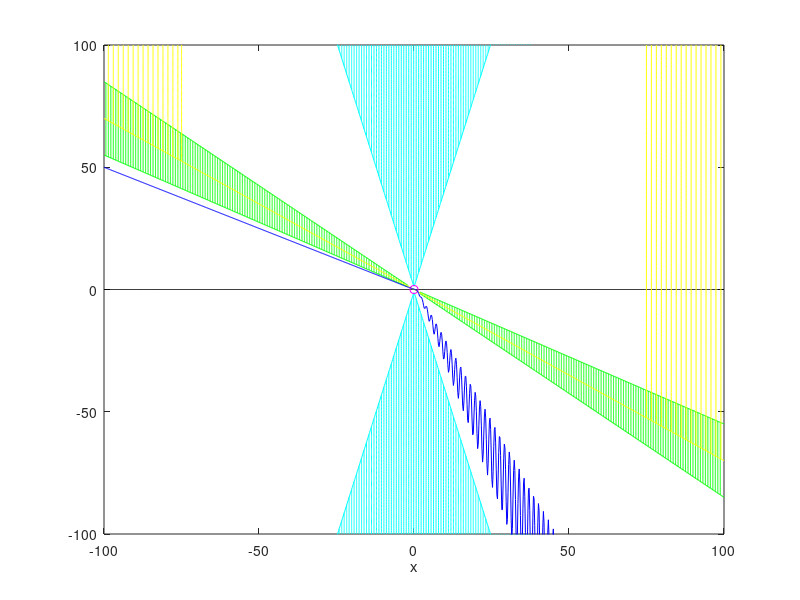

MATLAB code to generate this figure:
clear

%% Understanding conditions for Theorem 3.1
% This is a program that, given a continuous function f defined on [0,T], 
% shows the possible regions where g(x) can be defined to satisfy (A_1) to
% (A_4); the approach first specifies R_1 and R_2 along with the min and
% max of f, and looks at the conditions to determine what g can be.

%% Setting up parameters
T = 1;
R_1 = 1/4;
R_2 = 2;

plotW = 100;
plotH = 100;
xf = plotW;
xi = -plotW;
N = 1000;
x=linspace(xi, xf, N);

%Define f  as a sinusoidal here, given M and m:
M =  -0.55;
m = -0.85;
y0 = (M+m)/2;
A = abs(M-y0);  
t = linspace(0,T, 10*N);
f = A*sin(2*pi*t/T) + y0;

% Calculate ave f
ave_f = mean(f);

maxk = sqrt(12)/(T^2) - M;
k_1 = maxk - 0.001;
k_2 = 1;

%% Understanding condition (A_2)
% We know that this condition is satisfied if: whenever |x| is outside of
% the region R_1, R_2, g(x) \neq cx for all c \in [m, M]. So, we plot the
% regions where g is NOT allowed to pass though.

% First, let's plot the cone defined by y = mx and y=Mx

dx = (xf-xi)/N;  %spacing of linspace
N1 = floor((R_1-xi)/dx);
N2 = ceil((R_2-xi)/dx);
N3 = floor((-R_2-xi)/dx);
N4 = ceil((-R_1-xi)/dx);

Mline = M*x;
mline = m*x;

plot(x(1:N3), mline(1:N3), 'g');
axis([-plotW plotW -plotH plotH])
hold on
plot(x(N4:N1), mline(N4:N1), 'g');
plot(x(N2:N), mline(N2:N), 'g');
plot(x(1:N3), Mline(1:N3), 'g');
plot(x(N4:N1), Mline(N4:N1), 'g');
plot(x(N2:N), Mline(N2:N), 'g');
plot(x, 0*x, 'k');

y1 = linspace(mline(N1), Mline(N1));
line(R_1*ones(1, 100),y1, 'Color','green');
y2 = linspace(mline(N2), Mline(N2));
line(R_2*ones(1, 100),y2, 'Color','green');
y3 = linspace(mline(N3), Mline(N3));
line(-R_2*ones(1, 100),y3, 'Color','green');
y4 = linspace(mline(N4), Mline(N4));
line(-R_1*ones(1, 100),y4, 'Color','green');

% Let's fill in the regions where g(x) can't pass through! Using a bunch of
% vertical lines.

for i=1:floor(N3/4)
  line(x(4*i)*ones(1, 100), linspace(mline(4*i), Mline(4*i)), 'Color', 'g');
end

for i=1:floor((N1-N4)/4)
  line(x(N4+4*i)*ones(1, 100), linspace(mline(N4+4*i), Mline(N4+4*i)), 'Color', 'g');
end

for i=1:floor((N-N2)/4)-1
  line(x(N2+4*i)*ones(1, 100), linspace(mline(N2+4*i), Mline(N2+4*i)), 'Color', 'g');
end

%% Adding condition (A_1): g must be sublinear

K1 = zeros(1, N);
for i=1:N
    K1(i) = k_1*abs(x(i)) + k_2;
end
K2 = -K1;

plot(x, K1, 'c');
plot(x, K2, 'c');

% Fill in the not-allowed region!

xk1 = -(plotH - k_2)/k_1;
xk2 = (plotH - k_2)/k_1;

Nk1 = floor((xk1-xi)/dx);
Nk2 = ceil((xk2-xi)/dx);

for i=1:floor(Nk2/8)
  line(x(Nk1+4*i)*ones(1, 100), linspace(K1(Nk1+4*i), plotH), 'Color', 'c');
end

for i=1:floor(Nk2/8)
  line(x(Nk1+4*i)*ones(1, 100), linspace(-plotH, K2(Nk1+4*i)), 'Color', 'c');
end

%% Investigating condition (A_4)

% Let's plot the bound on the end behaviour of g; we want g< ave f *x + b
% for some constant b.

AVE = ave_f*x;
plot(x, AVE, 'y');

R = x(7*N/8);

line(R*ones(1, 100), linspace(AVE(7*N/8), plotH, 100), 'Color', 'y');

for i = 1 : floor(N/64)
   line(x(7*N/8  + 8*i)*ones(1, 100), linspace(AVE(7*N/8  + 8*i), plotH, 100), 'Color', 'y');
end

line(-R*ones(1, 100), linspace(AVE(N/8), plotH, 100), 'Color', 'y');

for i = 1 : floor(N/64)
   line(x(8*i)*ones(1, 100), linspace(AVE(8*i), plotH, 100), 'Color', 'y');
end


%% g(0) \neq 0
plot(0,0, 'mo');

%% Let's plot some possible g!


%a = 1;
%b = (M+k_2)/2;
%c = 0.05;
%g1 = -b*sqrt((x.^2/a^2) + 1) + c;
%gplot1 = plot(x, g1, 'b');

%a = 1;
%b = 2;
%c = 1.75;
%g2 = -b*sqrt((x.^2/a^2) + 1) + c;
%gplot2 = plot(x, g2, 'k');

%a = 1;
%b = 2.75;
%c = 3;
%g3 = -b*sqrt((x.^2/a^2) + 1) + c;
%gplot3 = plot(x, g3, 'r');

% choose legend data
%hleglines = [gplot1(1) gplot2(1) gplot3(1)];
% create the legend
%legend(hleglines,'b = 0.5, c = 0.05','b = 2, c = 1.75','b = 2.75, c = 3');
%title('max(f) = 0.5, min(f) = -0.25, k_1 = 2.9631, k_2 = 0.5, R_1 = 0.25, R_2 = 0.75, R = 1');
xlabel('x');
%ylabel('g(x) = -b(x^2 +1)^{1/2} + c');

g = zeros(1, N);
for j=1:N
    g(j) = 2*(exp(-1/x(j)^2)+0.1)*(1-x(j))*exp(4*x(j)+1)*exp(0.25*sin(4*x(j)+1))/(exp(4*x(j)+1)+1)-x(j)/2;
end

plot(x, g, 'b');

hold off
